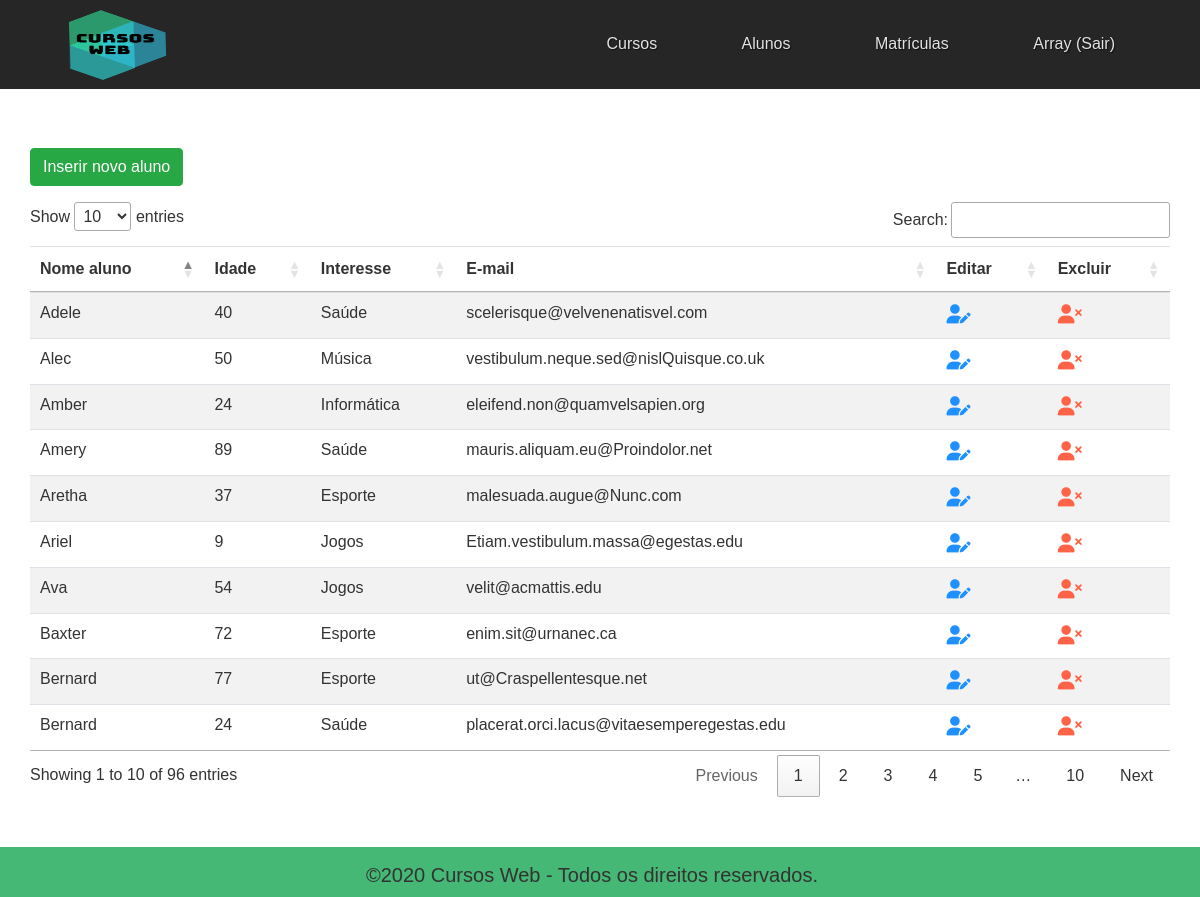
/?pagina=alunos (signed in), run on the app's committed database.
### tables this page shows
CREATE TABLE `tb_alunos` (
  `id_aluno` int(11) NOT NULL,
  `nome` varchar(255) DEFAULT NULL,
  `idade` int(11) DEFAULT NULL,
  `interesse` varchar(255) DEFAULT NULL,
  `email` varchar(255) DEFAULT NULL,
  `estado` varchar(255) DEFAULT NULL
);

### db/DB.php (called while the page is built, shortened)
<?php
	class DB
	{
		public function __construct()
		{
			$this -> servidor = SERVIDOR;
			$this -> usuario = USUARIO;
			$this -> senha = SENHA;
			$this -> db = DB;
			$this -> conexao = mysqli_connect($this -> servidor, $this -> usuario, $this -> senha, $this -> db);
		}
	}

### class/Aluno.php (called while the page is built, shortened)
<?php
	class Aluno
	{
		public $conexao;
		public function __construct($conexao)
		{
			$this -> conexao = $conexao;
		}
		public function buscar()
		{
			$instrucao = "SELECT * FROM tb_alunos";
			$consulta = mysqli_query($this -> conexao, $instrucao);
			return $consulta;
		}
	}

### views/alunos.php (the view, shortened to what this page needs)
<a class="btn btn-success mb-3" href="?pagina=inserir_aluno">Inserir novo aluno</a>
<table class="table table-hover table-striped" id="alunos">
	<thead>
		<tr>
			<th>Nome aluno</th>
			<th>Idade</th>
			<th>Interesse</th>
			<th>E-mail</th>
			<th>Editar</th>
			<th>Excluir</th>
		</tr>
	</thead>
	<tbody>
		<?php foreach ($aluno -> buscar() as $aluno) : ?>
			<tr>
				<td><?= $aluno['nome'] ?></td>
				<td><?= $aluno['idade'] ?></td>
				<td><?= $aluno['interesse'] ?></td>
				<td><?= $aluno['email'] ?></td>
				<td>
					<a href="?pagina=editar_aluno&id_aluno=<?= $aluno['id_aluno'] ?>">
						<span style="font-size: 1.2em; color: Dodgerblue;">
							<i class="fas fa-user-edit"></i>
						</span>
					</a>
				</td>
				<td>
					<a href="deleta_aluno.php?id_aluno=<?= $aluno['id_aluno'] ?>">
						<span style="font-size: 1.2em; color: Tomato;">
							<i class="fas fa-user-times"></i>
						</span>
					</a>
				</td>
			</tr>
		<?php endforeach ?>
	</tbody>
</table>

### css/estilo.css (style rules this page uses)
* { margin: 0; padding: 0; }
body { font-family: helvetica, arial; font-size: 16px; color: #333; }

### data on the page
tb_alunos: nome "Bernard", idade "77", interesse "Esporte", email "ut@Craspellentesque.net"
tb_alunos: nome "Aretha", idade "37", interesse "Esporte", email "malesuada.augue@Nunc.com"
tb_alunos: nome "Amber", idade "24", interesse "Informática", email "eleifend.non@quamvelsapien.org"
tb_alunos: nome "Baxter", idade "72", interesse "Esporte", email "enim.sit@urnanec.ca"
tb_alunos: nome "Ava", idade "54", interesse "Jogos", email "velit@acmattis.edu"
tb_alunos: nome "Amery", idade "89", interesse "Saúde", email "mauris.aliquam.eu@Proindolor.net"
tb_alunos: nome "Adele", idade "40", interesse "Saúde", email "scelerisque@velvenenatisvel.com"
tb_alunos: nome "Ariel", idade "9", interesse "Jogos", email "Etiam.vestibulum.massa@egestas.edu"
tb_alunos: nome "Bernard", idade "24", interesse "Saúde", email "placerat.orci.lacus@vitaesemperegestas.edu"
tb_alunos: nome "Alec", idade "50", interesse "Música", email "vestibulum.neque.sed@nislQuisque.co.uk"

### other printed values
$_SESSION['usuario'] "Array"
